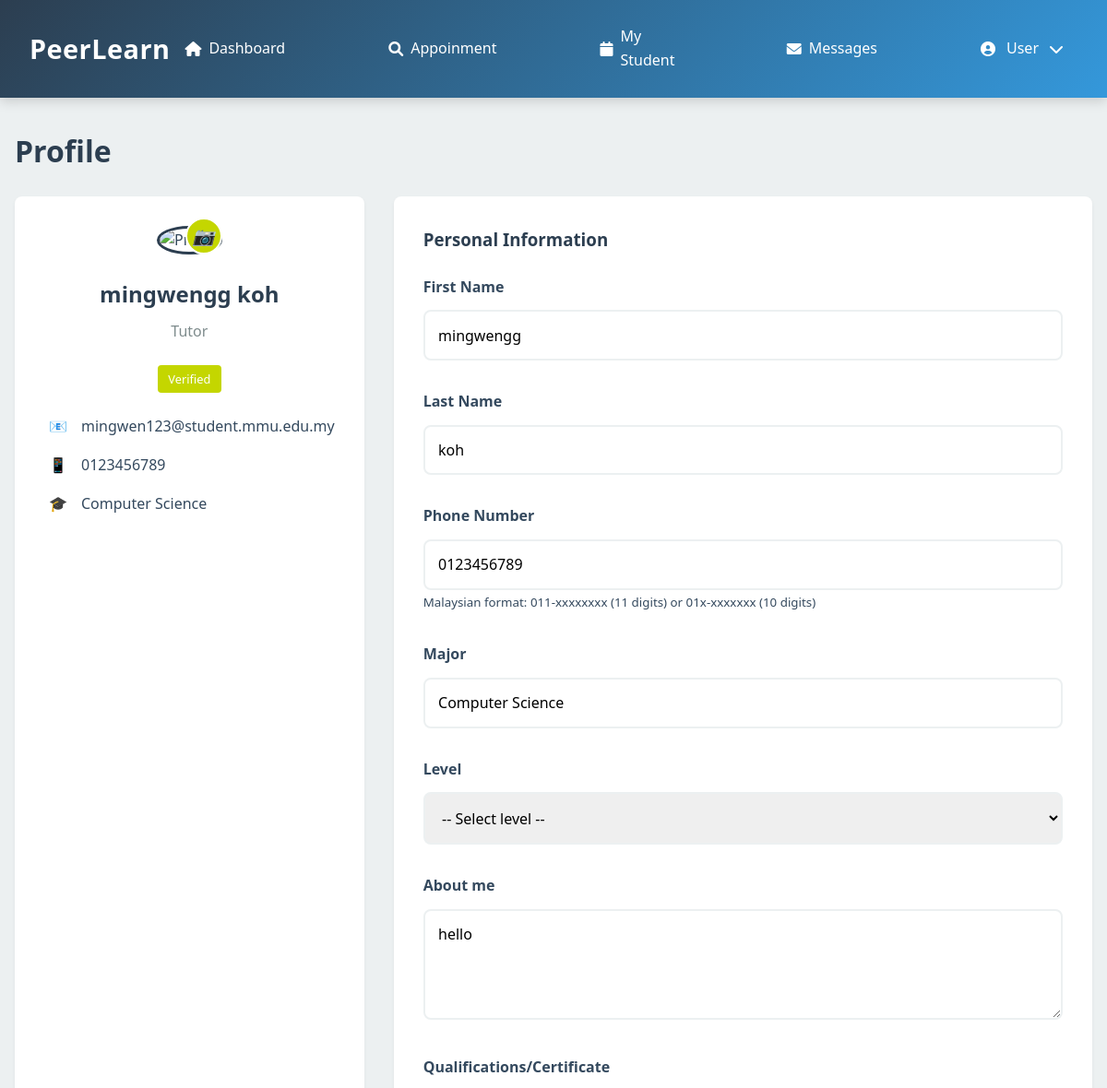
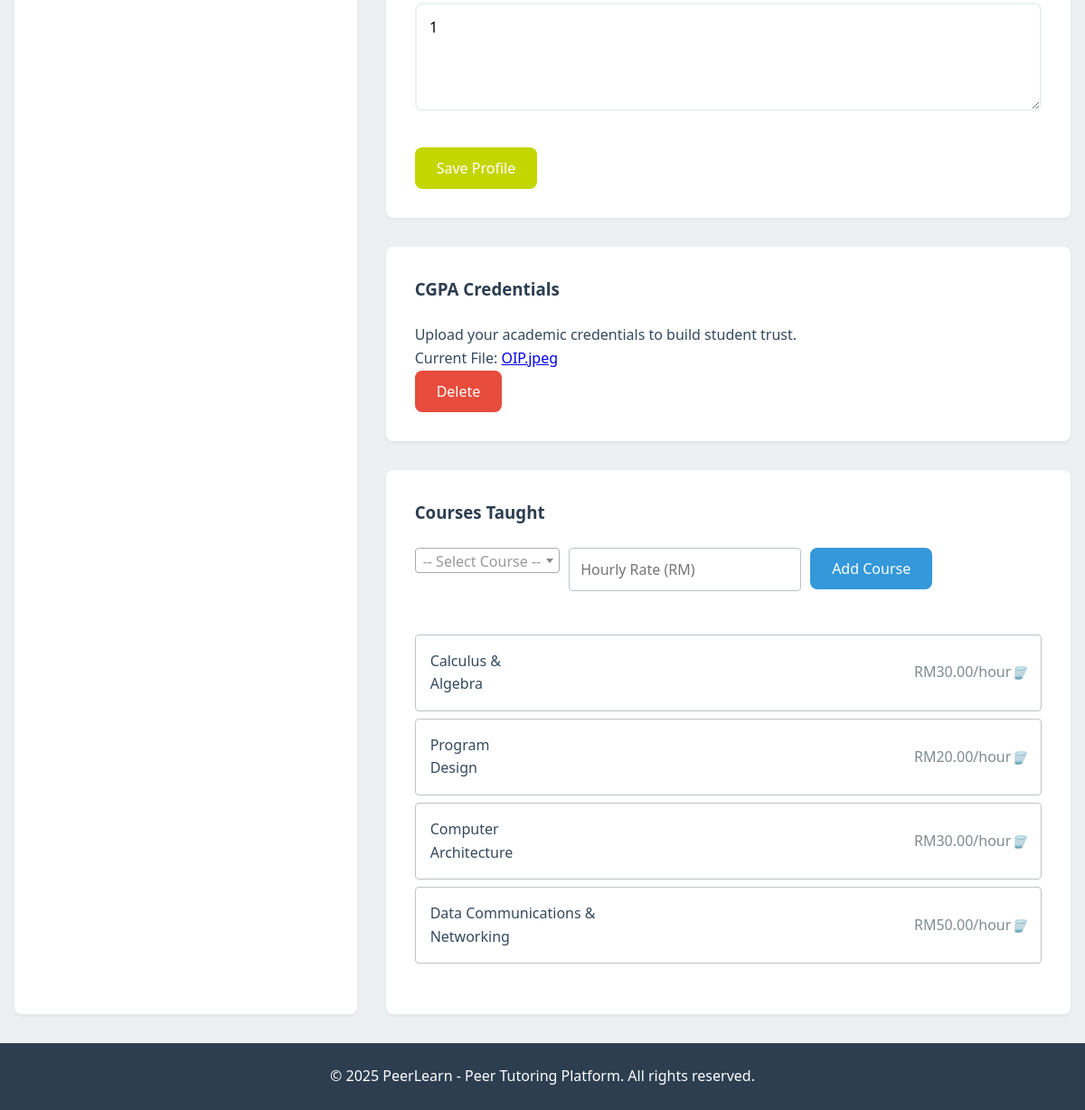
Page /tutor_profile.php (signed in) on the committed database (2 pictures, top to bottom).
### tables this page shows
CREATE TABLE `user` (
  `user_id` int(11) NOT NULL,
  `username` varchar(50) NOT NULL,
  `password` varchar(255) DEFAULT NULL,
  `email` varchar(100) NOT NULL,
  `role` enum('student','tutor','admin','staff') NOT NULL,
  `first_name` varchar(50) NOT NULL,
  `last_name` varchar(50) NOT NULL,
  `phone` varchar(20) DEFAULT NULL,
  `profile_image` varchar(255) DEFAULT NULL,
  `is_active` tinyint(1) DEFAULT 1,
  `created_at` timestamp NOT NULL DEFAULT current_timestamp(),
  `last_login` datetime DEFAULT NULL
);

CREATE TABLE `tutorprofile` (
  `user_id` int(11) NOT NULL,
  `major` varchar(100) DEFAULT NULL,
  `year` varchar(50) DEFAULT NULL,
  `bio` text DEFAULT NULL,
  `qualifications` text DEFAULT NULL,
  `is_verified` tinyint(1) DEFAULT 0,
  `rating` decimal(3,2) DEFAULT 0.00,
  `total_sessions` int(11) DEFAULT 0,
  `program` varchar(255) DEFAULT NULL,
  `status` varchar(50) DEFAULT NULL
);

CREATE TABLE `credential_file` (
  `file_id` int(11) NOT NULL,
  `file_name` varchar(255) NOT NULL,
  `file_path` varchar(255) NOT NULL,
  `file_type` varchar(50) NOT NULL,
  `upload_date` timestamp NOT NULL DEFAULT current_timestamp(),
  `is_verified` tinyint(1) DEFAULT 0,
  `verified_by` int(11) DEFAULT NULL,
  `verification_date` datetime DEFAULT NULL,
  `status` enum('pending','approved','rejected') NOT NULL DEFAULT 'pending',
  `rejection_reason` text DEFAULT NULL,
  `user_id` int(11) NOT NULL
);

CREATE TABLE `tutorsubject` (
  `id` int(11) NOT NULL,
  `tutor_id` int(11) NOT NULL,
  `course_id` int(11) DEFAULT NULL,
  `hourly_rate` decimal(10,2) NOT NULL DEFAULT 0.00
);

CREATE TABLE `course` (
  `id` int(11) NOT NULL,
  `course_name` varchar(100) NOT NULL,
  `details` text DEFAULT NULL,
  `status` enum('active','inactive') DEFAULT 'active',
  `created_at` timestamp NOT NULL DEFAULT current_timestamp(),
  `updated_at` timestamp NOT NULL DEFAULT current_timestamp() ON UPDATE current_timestamp()
);

### tutor_profile.php (the view, shortened to what this page needs)
<?php
require_once 'db_connection.php';
$user_id = $_SESSION['user_id'] ?? 0;
$user_query = "SELECT u.*, tp.major, tp.year, tp.bio, tp.qualifications, tp.is_verified, cf.file_path as cgpa_file
               FROM user u
               LEFT JOIN tutorprofile tp ON u.user_id = tp.user_id
               LEFT JOIN credential_file cf ON u.user_id = cf.user_id AND cf.file_type = 'cgpa'
               WHERE u.user_id = ?";
$tutor_courses_query = "SELECT ts.*, c.course_name
                       FROM tutorsubject ts
                       JOIN course c ON ts.course_id = c.id
                       WHERE ts.tutor_id = ?";
$stmt = $conn->prepare($tutor_courses_query);
$stmt->bind_param("i", $user_id);
$stmt->execute();
$courses_result = $stmt->get_result();
$user_cgpa_file = null;
$user_cgpa_filename = null;
$sql = "SELECT file_path, file_name FROM credential_file WHERE user_id = ? AND file_type = 'cgpa'";
$stmt = $conn->prepare($sql);
$stmt->bind_param("i", $user_id);
$stmt->execute();
$result = $stmt->get_result();
if ($result->num_rows > 0) {
    $row = $result->fetch_assoc();
    if (!empty($row['file_path'])) {
        $user_cgpa_file = $row['file_path'];
        $user_cgpa_filename = $row['file_name'];
    }
}
$stmt = $conn->prepare($user_query);
$stmt->bind_param("i", $user_id);
$stmt->execute();
$result = $stmt->get_result();
$user = $result->fetch_assoc();
$first_name = $user['first_name'];
$last_name = $user['last_name'];
$email = $user['email'];
$phone = $user['phone'] ?? '';
$major = $user['major'] ?? '';
$year = $user['year'] ?? '';
$bio = $user['bio'] ?? '';
$qualifications = $user['qualifications'] ?? '';
$is_verified = $user['is_verified'] ?? null;
$stmt = $conn->prepare($tutor_courses_query);
$stmt->bind_param("i", $user_id);
$stmt->execute();
$courses_result = $stmt->get_result();
$tutor_courses = [];
while ($course = $courses_result->fetch_assoc()) {
    $tutor_courses[] = $course;
}
?>
<!DOCTYPE html>
<html lang="en">
<head>
    <link href="https://cdn.jsdelivr.net/npm/select2@4.1.0-rc.0/dist/css/select2.min.css" rel="stylesheet" />
</head>
<body>
    <?php include 'header/tut_head.php'; ?>
    <main>
        <h1 class="page-title">Profile</h1>
        <div class="profile-container">
            <div class="profile-sidebar">
                <div class="profile-image-container">
                    <label for="profile_image_upload" class="edit-profile-image">
                        <i>📷</i>
                    </label>
                </div>
                <h2 class="profile-name"><?php echo htmlspecialchars($first_name . ' ' . $last_name); ?></h2>
                <p class="profile-role">Tutor</p>
                <?php
                $verification_status = 'Pending Verification';
                $verification_style = 'background-color: #6c757d; color: white;';
                if ($is_verified === 1) {
                    $verification_status = 'Verified';
                    $verification_style = 'background-color: #C4D600; color: white;';
                } elseif ($is_verified === 0) {
                    $verification_status = 'Not Verified';
                    $verification_style = 'background-color: #dc3545; color: white;';
                }
                ?>
                <div class="verified-badge" style="<?php echo $verification_style; ?>">
                    <?php echo htmlspecialchars($verification_status); ?>
                </div>
                <div class="profile-info">
                    <div class="info-item">
                        <div class="info-icon">📧</div>
                        <div class="info-text"><?php echo htmlspecialchars($email); ?></div>
                    </div>
                    <div class="info-item">
                        <div class="info-icon">📱</div>
                        <div class="info-text"><?php echo $phone ? htmlspecialchars($phone) : 'Not Set'; ?></div>
                    </div>
                    <div class="info-item">
                        <div class="info-icon">🎓</div>
                        <div class="info-text"><?php echo $major ? htmlspecialchars($major) : 'Not Set'; ?></div>
                    </div>
                </div>
            </div>
            <div class="profile-content">
                <div class="profile-section">
                    <h3 class="section-title">Personal Information</h3>
                    <form action="" method="post" enctype="multipart/form-data">
                        <div class="form-group">
                            <label for="first_name">First Name</label>
                            <input type="text" class="form-control" id="first_name" name="first_name" value="<?php echo htmlspecialchars($first_name); ?>" required>
                        </div>
                        <div class="form-group">
                            <label for="last_name">Last Name</label>
                            <input type="text" class="form-control" id="last_name" name="last_name" value="<?php echo htmlspecialchars($last_name); ?>" required>
                        </div>
                        <div class="form-group">
                            <label for="phone">Phone Number</label>
                            <input type="tel" class="form-control" id="phone" name="phone" value="<?php echo htmlspecialchars($phone); ?>">
                            <small class="form-text text-muted">Malaysian format: 011-xxxxxxxx (11 digits) or 01x-xxxxxxx (10 digits)</small>
                        </div>
                        <div class="form-group">
                            <label for="major">Major</label>
                            <input type="text" class="form-control" id="major" name="major" value="<?php echo htmlspecialchars($major); ?>">
                        </div>
                        <div class="form-group">
                            <label for="year">Level</label>
                            <select class="form-control" id="year" name="year">
                                <option value="" <?php echo $year == '' ? 'selected' : ''; ?>>-- Select level --</option>
                            </select>
                        </div>
                        <div class="form-group">
                            <label for="bio">About me</label>
                            <textarea class="form-control" id="bio" name="bio" placeholder="Introduce yourself, including your teaching style, experience, etc."><?php echo htmlspecialchars($bio); ?></textarea>
                        </div>
                        <div class="form-group">
                            <label for="qualifications">Qualifications/Certificate</label>
                            <textarea class="form-control" id="qualifications" name="qualifications" placeholder="List your academic achievements, certifications, or relevant experience"><?php echo htmlspecialchars($qualifications); ?></textarea>
                        </div>
                        <button type="submit" class="btn">Save Profile</button>
                    </form>
                </div>
                <div class="profile-section">
                    <h3 class="section-title">CGPA Credentials</h3>
                    <p>Upload your academic credentials to build student trust.</p>
                    <?php if ($user_cgpa_file): ?>
                        <p>Current File: <a href="<?php echo htmlspecialchars($user_cgpa_file); ?>" target="_blank"><?php echo htmlspecialchars($user_cgpa_filename); ?></a></p>
                        <form method="post" action="" class="d-inline">
                            <button type="submit" class="btn btn-danger btn-sm" onclick="return confirm('Are you sure you want to delete this file?');">Delete</button>
                        </form>
                    <?php endif; ?>
                </div>
                <div class="profile-section">
                    <h3 class="section-title">Courses Taught</h3>
                    <form action="" method="post" class="add-subject-form">
                        <div class="form-group">
                        </div>
                        <div class="form-group">
                            <input type="number" name="hourly_rate" class="form-control" placeholder="Hourly Rate (RM)" min="1" step="0.01" required>
                        </div>
                        <div class="form-group">
                            <button type="submit" class="btn btn-secondary">Add Course</button>
                        </div>
                    </form>
                    <?php if (empty($tutor_courses)): ?>
                        <p>You haven't added any courses yet. Please use the form above to add courses you can teach.</p>
                    <?php else: ?>
                        <div class="subject-list">
                            <?php foreach ($tutor_courses as $course): ?>
                                <div class="subject-item">
                                    <div class="subject-info">
                                        <div class="course-name"><?php echo htmlspecialchars($course['course_name']); ?></div>
                                    </div>
                                    <div class="subject-rate">RM<?php echo number_format($course['hourly_rate'], 2); ?>/hour</div>
                                    <div class="subject-actions">
                                        <form action="" method="post" style="display: inline;">
                                            <button type="submit" onclick="return confirm('Are you sure you want to remove this course?')">
                                                <i>🗑️</i>
                                            </button>
                                        </form>
                                    </div>
                                </div>
                            <?php endforeach; ?>
                        </div>
                    <?php endif; ?>
                </div>
            </div>
        </div>
    </main>
    <footer>
        <p>© 2025 PeerLearn - Peer Tutoring Platform. All rights reserved.</p>
    </footer>
</body>
</html>

### tutor_profile.php (style rules this page uses)
:root { --primary: #2B3990; --secondary: #00AEEF; --accent: #C4D600; --light-gray: #f5f7fa; --gray: #e9ecef; --dark-gray: #6c757d; }
* { margin: 0; padding: 0; box-sizing: border-box; font-family: 'Segoe UI', Tahoma, Geneva, Verdana, sans-serif; }
body { background-color: var(--light-gray); color: #333; }
main { max-width: 1200px; margin: 2rem auto; padding: 0 1rem; }
.page-title { color: var(--primary); margin-bottom: 1.5rem; font-weight: 600; }
.profile-container { display: grid; grid-template-columns: 1fr 2fr; gap: 2rem; }
.profile-sidebar { background-color: white; border-radius: 8px; padding: 2rem; box-shadow: 0 2px 4px rgba(0, 0, 0, 0.05); display: flex; flex-direction: column; align-items: center; }
.profile-image-container { position: relative; margin-bottom: 1.5rem; }
.edit-profile-image { position: absolute; bottom: 0; right: 0; width: 40px; height: 40px; background-color: var(--accent); border-radius: 50%; display: flex; align-items: center; justify-content: center; cursor: pointer; font-size: 1.2rem; border: 2px solid white; }
.profile-name { font-size: 1.5rem; font-weight: 600; margin-bottom: 0.5rem; color: var(--primary); text-align: center; }
.profile-role { color: var(--dark-gray); margin-bottom: 1.5rem; text-align: center; }
.verified-badge { background-color: var(--accent); color: white; font-size: 0.8rem; padding: 0.3rem 0.7rem; border-radius: 4px; display: inline-block; margin-bottom: 1.5rem; }
.profile-info { width: 100%; }
.info-item { display: flex; margin-bottom: 1rem; align-items: center; }
.info-icon { width: 30px; color: var(--primary); margin-right: 10px; text-align: center; }
.info-text { flex: 1; }
.profile-content { display: flex; flex-direction: column; gap: 2rem; }
.profile-section { background-color: white; border-radius: 8px; padding: 2rem; box-shadow: 0 2px 4px rgba(0, 0, 0, 0.05); }
.section-title { color: var(--primary); margin-bottom: 1.5rem; font-weight: 600; display: flex; justify-content: space-between; align-items: center; }
.form-group { margin-bottom: 1.5rem; }
.form-group label { display: block; margin-bottom: 0.5rem; font-weight: 500; }
.form-control { width: 100%; padding: 0.75rem; border: 1px solid var(--gray); border-radius: 4px; font-size: 1rem; }
textarea.form-control { min-height: 120px; resize: vertical; }
.btn { background-color: var(--accent); color: white; border: none; padding: 0.75rem 1.5rem; border-radius: 4px; font-weight: 600; cursor: pointer; transition: background-color 0.3s; }
.btn-secondary { background-color: var(--secondary); }
.btn-danger { background-color: #dc3545; }
.btn-sm { padding: 0.5rem 1rem; font-size: 0.875rem; }
.subject-list { margin-bottom: 1.5rem; }
.subject-item { display: flex; justify-content: space-between; align-items: center; padding: 1rem; border: 1px solid var(--gray); border-radius: 4px; margin-bottom: 0.5rem; }
.subject-rate { color: var(--dark-gray); text-align: right; width: 100%; display: inline-block; }
.subject-actions { display: flex; gap: 10px; }
.subject-actions button { background: none; border: none; cursor: pointer; color: var(--dark-gray); transition: color 0.3s; }
.add-subject-form { display: flex; flex-wrap: wrap; gap: 10px; margin-bottom: 1rem; }
.add-subject-form select, .add-subject-form input { flex: 1; padding: 0.75rem; border: 1px solid var(--gray); border-radius: 4px; font-size: 1rem; min-width: 150px; }
footer { background-color: var(--primary); color: white; text-align: center; padding: 1.5rem; margin-top: 2rem; }

### rows in the picture
user: first_name+last_name "mingwengg koh", tutorprofile.is_verified "Verified", email "mingwen123@student.mmu.edu.my", phone "0123456789", tutorprofile.major "Computer Science", first_name "mingwengg", last_name "koh", major "Computer Science", bio "hello", qualifications "1"
credential_file: file_name "OIP.jpeg"
tutorsubject: course.course_name "Calculus & Algebra", hourly_rate "30.00"
tutorsubject: course.course_name "Program Design", hourly_rate "20.00"
tutorsubject: course.course_name "Computer Architecture", hourly_rate "30.00"
tutorsubject: course.course_name "Data Communications & Networking", hourly_rate "50.00"

### other values in the picture
isset($_SESSION['first_name']) ? $_SESSION['first_name'] : 'User' "User"
